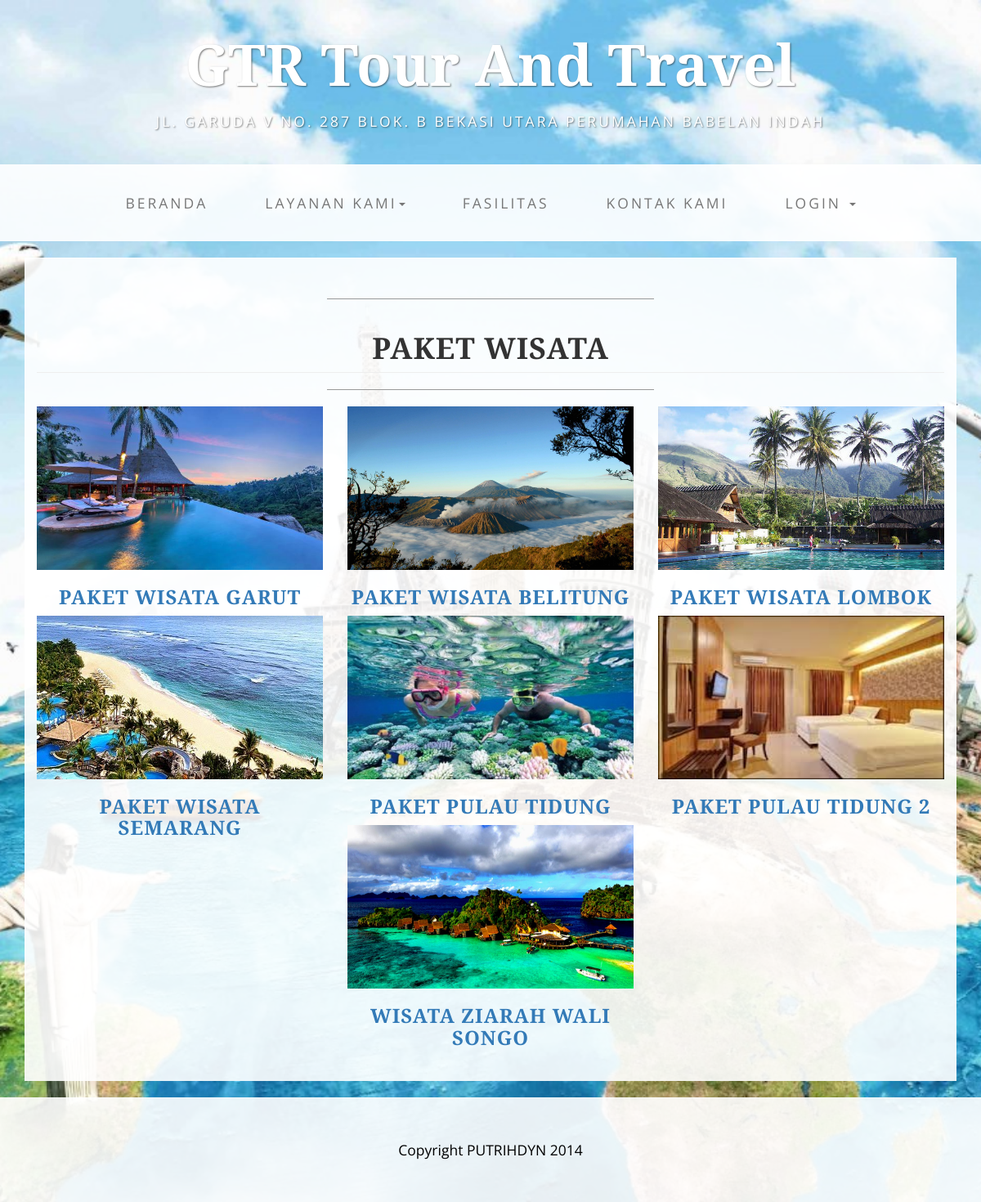
The page /?pg=paketw on the database its author committed.
### tables this page shows
CREATE TABLE `paket` (
  `no` int(11) NOT NULL,
  `kategori` varchar(50) NOT NULL,
  `durasi` varchar(25) NOT NULL,
  `harga` int(10) NOT NULL,
  `masa_berlaku` varchar(20) NOT NULL,
  `sistem_pembayaran` varchar(100) NOT NULL,
  `rincian` text NOT NULL,
  `gambar` varchar(40) NOT NULL
);

### paketwisata.php (the view)
<div class="box">
 <div class="row">
            <div class="col-lg-12">
            <hr>
                <h1 class="page-header"><center>PAKET WISATA</center> </h1>
            <hr>
            </div>
        </div>
        <div class="row">
        <?php
        include 'koneksi.php';
        $sql = "SELECT * FROM paket ";
        $query = mysqli_query($connect,$sql);
        while($tmp = mysqli_fetch_array($query)){
        ?>
                <div class="col-md-4 portfolio-item">
                <a href="#">
                    <img img src="<?php echo $tmp['gambar']; ?>" height="200" width="350" alt="">
                </a>
                <h3>
                    <a href="index.php?pg=paket&&kategori=<?php echo $tmp['kategori']; ?>"><center><?php echo $tmp['kategori']; ?></center></a>
                </h3>
                 </div>
        <?php
        }
        ?>
    </div>
    </div>

### index.php (shortened to what this page needs)
<?php
if(isset($_GET['pg'])) $page = $_GET['pg']; else $page = "index";
?>
<!DOCTYPE html>
<html lang="en">
<head>
    <link href="css/bootstrap.min.css" rel="stylesheet">
    <link href="css/business-casual.css" rel="stylesheet">
     <link rel="stylesheet" href="//code.jquery.com/ui/1.12.1/themes/base/jquery-ui.css">
     <link rel="stylesheet" href="/resources/demos/style.css">
</head>
<body>
    <div class="brand">GTR Tour And Travel</div>
    <div class="address-bar">Jl. Garuda V no. 287 Blok. B Bekasi Utara Perumahan Babelan Indah</div>
    <nav class="navbar navbar-default" role="navigation">
        <div class="container">
            <div class="collapse navbar-collapse" id="bs-example-navbar-collapse-1">
                <ul class="nav navbar-nav" >
                    <li>
                        <a href="?pg=index">Beranda</a>
                    </li>
                    <li>
                        <a href="" class="bdropdown-toggle" type="button" data-toggle="dropdown">Layanan Kami<span class="caret"></span></button>
                    </li>
                    <?php
                    if(!isset($_SESSION['id'])){
                    ?>
                    <li>
                        <a href="?pg=fasilitas">Fasilitas</a>
                    </li>
                    <li>
                        <a href="?pg=kontak">Kontak Kami</a>
                    </li>
                     <?php
                         } ?>
                    <?php
                    if(isset($_SESSION['id'])){
                        include 'panelLogout.php';
                    }elseif (!isset($_SESSION['id'])) {
                        include 'login.php';
                    }
                    ?>
                </ul>
            </div>
        </div>
    </nav>
    <div class="container">
	<?php
            if($page=="index") include 'isi.php';
    		 else if($page=="paketw") include 'paketwisata.php';
?>
    </div>
    <footer>
        <div class="container">
            <div class="row">
                <div class="col-lg-12 text-center">
                    <p>Copyright PUTRIHDYN 2014</p>
                </div>
            </div>
        </div>
    </footer>
</body>
</html>

### login.php (shortened to what this page needs)
<li class="dropdown divider-vertical">
                <a href="#" class="dropdown-toggle" data-toggle="dropdown" role="button" aria-haspopup="true" aria-expanded="false">
                    Login <span class="caret"></span>
                </a>
            </li>

### css/business-casual.css (style rules this page uses)
body { font-family: "Open Sans","Helvetica Neue",Helvetica,Arial,sans-serif; background: url("../img/background.jpg") no-repeat center center fixed; -webkit-background-size: cover; -moz-background-size: cover; background-size: cover; -o-background-size: cover; }
h1, h2, h3, h4, h5, h6 { text-transform: uppercase; font-family: "Josefin Slab","Helvetica Neue",Helvetica,Arial,sans-serif; font-weight: 700; letter-spacing: 1px; }
p { font-size: 1.25em; line-height: 1.6; color: #000; }
hr { max-width: 400px; border-color: #999999; }
.brand, .address-bar { display: none; }
.navbar-nav { text-transform: uppercase; font-weight: 400; letter-spacing: 3px; }
.box { margin-bottom: 20px; padding: 30px 15px; background: #fff; background: rgba(255,255,255,0.9); }
footer { background: #fff; background: rgba(255,255,255,0.9); }
footer p { margin: 0; padding: 50px 0; }
@media screen and (min-width:768px) { .brand { display: inherit; margin: 0; padding: 30px 0 10px; text-align: center; text-shadow: 1px 1px 2px rgba(0,0,0,0.5); font-family: "Josefin Slab","Helvetica Neue",Helvetica,Arial,sans-serif; font-size: 5em; font-weight: 700; line-height: normal; color: #fff; } }
@media screen and (min-width:768px) { .address-bar { display: inherit; margin: 0; padding: 0 0 40px; text-align: center; text-shadow: 1px 1px 2px rgba(0,0,0,0.5); text-transform: uppercase; font-size: 1.25em; font-weight: 400; letter-spacing: 3px; color: #fff; } }
@media screen and (min-width:768px) { .navbar { border-radius: 0; } }
@media screen and (min-width:768px) { .navbar { min-height: 0; } }
@media screen and (min-width:768px) { .navbar-default { border: none; background: #fff; background: rgba(255,255,255,0.9); } }
@media screen and (min-width:768px) { .nav>li>a { padding: 35px; } }
@media screen and (min-width:768px) { .navbar-nav>li>a { line-height: normal; } }
@media screen and (min-width:768px) { .navbar-nav { display: table; float: none; margin: 0 auto; table-layout: fixed; font-size: 1.25em; } }
@media screen and (min-width:1200px) { .box:after { content: ''; display: table; clear: both; } }

### rows shown on the page
paket: gambar (picture), kategori "PAKET WISATA GARUT"
paket: gambar (picture), kategori "PAKET WISATA BELITUNG"
paket: gambar (picture), kategori "PAKET WISATA LOMBOK"
paket: gambar (picture), kategori "PAKET WISATA SEMARANG"
paket: gambar (picture), kategori "PAKET PULAU TIDUNG"
paket: gambar (picture), kategori "PAKET PULAU TIDUNG 2"
paket: gambar (picture), kategori "WISATA ZIARAH WALI SONGO"
